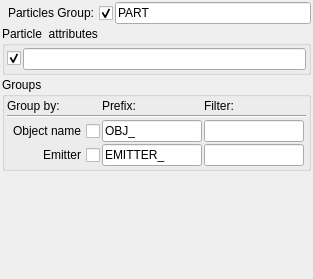
               <widget class="QWidget" name="scrollAreaWidgetContents_4">
                <property name="geometry">
                 <rect>
                  <x>0</x>
                  <y>0</y>
                  <width>313</width>
                  <height>279</height>
                 </rect>
                </property>
                <layout class="QVBoxLayout" name="verticalLayout_18">
                 <property name="spacing">
                  <number>2</number>
                 </property>
                 <property name="margin">
                  <number>2</number>
                 </property>
                 <item>
                  <layout class="QHBoxLayout" name="horizontalLayout_11">
                   <item>
                    <widget class="QCheckBox" name="partGroupEnable_cb">
                     <property name="toolTip">
                      <string>&lt;!DOCTYPE HTML PUBLIC &quot;-//W3C//DTD HTML 4.0//EN&quot; &quot;http://www.w3.org/TR/REC-html40/strict.dtd&quot;&gt;
&lt;html&gt;&lt;head&gt;&lt;meta name=&quot;qrichtext&quot; content=&quot;1&quot; /&gt;&lt;style type=&quot;text/css&quot;&gt;
p, li { white-space: pre-wrap; }
&lt;/style&gt;&lt;/head&gt;&lt;body style=&quot; font-family:'MS Shell Dlg 2'; font-size:8.25pt; font-weight:400; font-style:normal;&quot;&gt;
&lt;p style=&quot; margin-top:0px; margin-bottom:0px; margin-left:0px; margin-right:0px; -qt-block-indent:0; text-indent:0px;&quot;&gt;&lt;span style=&quot; font-size:8pt;&quot;&gt;Enable/disable global Particles group&lt;/span&gt;&lt;/p&gt;&lt;/body&gt;&lt;/html&gt;</string>
                     </property>
                     <property name="layoutDirection">
                      <enum>Qt::RightToLeft</enum>
                     </property>
                     <property name="text">
                      <string>Particles Group:</string>
                     </property>
                     <property name="checked">
                      <bool>true</bool>
                     </property>
                    </widget>
                   </item>
                   <item>
                    <widget class="QLineEdit" name="expParticlesGlobalGroupName_le">
                     <property name="toolTip">
                      <string>Main particles group name</string>
                     </property>
                     <property name="text">
                      <string>PART</string>
                     </property>
                    </widget>
                   </item>
                  </layout>
                 </item>
                 <item>
                  <widget class="QGroupBox" name="groupBox_4">
                   <property name="title">
                    <string>Particle  attributes</string>
                   </property>
                   <layout class="QGridLayout" name="gridLayout_6">
                    <property name="margin">
                     <number>2</number>
                    </property>
                    <property name="spacing">
                     <number>2</number>
                    </property>
                    <item row="0" column="0">
                     <widget class="QCheckBox" name="customAttr_cb">
                      <property name="toolTip">
                       <string>Enable\ disable export custom attributes</string>
                      </property>
                      <property name="layoutDirection">
                       <enum>Qt::RightToLeft</enum>
                      </property>
                      <property name="text">
                       <string/>
                      </property>
                      <property name="checked">
                       <bool>true</bool>
                      </property>
                     </widget>
                    </item>
                    <item row="0" column="1">
                     <widget class="QLineEdit" name="customAttr_le">
                      <property name="toolTip">
                       <string>&lt;!DOCTYPE HTML PUBLIC &quot;-//W3C//DTD HTML 4.0//EN&quot; &quot;http://www.w3.org/TR/REC-html40/strict.dtd&quot;&gt;
&lt;html&gt;&lt;head&gt;&lt;meta name=&quot;qrichtext&quot; content=&quot;1&quot; /&gt;&lt;style type=&quot;text/css&quot;&gt;
p, li { white-space: pre-wrap; }
&lt;/style&gt;&lt;/head&gt;&lt;body style=&quot; font-family:'MS Shell Dlg 2'; font-size:8.25pt; font-weight:400; font-style:normal;&quot;&gt;
&lt;p style=&quot; margin-top:0px; margin-bottom:0px; margin-left:0px; margin-right:0px; -qt-block-indent:0; text-indent:0px;&quot;&gt;&lt;span style=&quot; font-size:8pt;&quot;&gt;Export custom attrubutes from shape, transform or particles (per particle attributes)&lt;/span&gt;&lt;/p&gt;
&lt;p style=&quot; margin-top:0px; margin-bottom:0px; margin-left:0px; margin-right:0px; -qt-block-indent:0; text-indent:0px;&quot;&gt;&lt;span style=&quot; font-size:8pt;&quot;&gt;Names must be separated by a space. &lt;/span&gt;&lt;span style=&quot; font-size:8pt;&quot;&gt;In brackets, you can specify a default value.&lt;/span&gt;&lt;span style=&quot; font-size:8pt;&quot;&gt; &lt;/span&gt;&lt;/p&gt;
&lt;p style=&quot; margin-top:0px; margin-bottom:0px; margin-left:0px; margin-right:0px; -qt-block-indent:0; text-indent:0px;&quot;&gt;&lt;span style=&quot; font-size:8pt; font-weight:600;&quot;&gt;Example: &lt;/span&gt;&lt;/p&gt;
&lt;p style=&quot; margin-top:0px; margin-bottom:0px; margin-left:0px; margin-right:0px; -qt-block-indent:0; text-indent:0px;&quot;&gt;&lt;span style=&quot; font-size:8pt;&quot;&gt;float - &lt;/span&gt;&lt;span style=&quot; font-size:8pt; font-style:italic;&quot;&gt;raduisPP(1)&lt;/span&gt;&lt;/p&gt;
&lt;p style=&quot; margin-top:0px; margin-bottom:0px; margin-left:0px; margin-right:0px; -qt-block-indent:0; text-indent:0px;&quot;&gt;&lt;span style=&quot; font-size:8pt;&quot;&gt;vector - &lt;/span&gt;&lt;span style=&quot; font-size:8pt; font-style:italic;&quot;&gt;rgbPP(1)&lt;/span&gt;&lt;span style=&quot; font-size:8pt;&quot;&gt; &lt;/span&gt;&lt;/p&gt;
&lt;p style=&quot; margin-top:0px; margin-bottom:0px; margin-left:0px; margin-right:0px; -qt-block-indent:0; text-indent:0px;&quot;&gt;&lt;span style=&quot; font-size:8pt;&quot;&gt;Value  will be automatically converted into a vector if need.&lt;/span&gt;&lt;/p&gt;&lt;/body&gt;&lt;/html&gt;</string>
                      </property>
                      <property name="text">
                       <string/>
                      </property>
                     </widget>
                    </item>
                   </layout>
                  </widget>
                 </item>
                 <item>
                  <widget class="QGroupBox" name="groupBox_3">
                   <property name="title">
                    <string>Groups</string>
                   </property>
                   <layout class="QGridLayout" name="gridLayout_2">
                    <property name="margin">
                     <number>2</number>
                    </property>
                    <property name="spacing">
                     <number>2</number>
                    </property>
                    <item row="2" column="0">
                     <widget class="QCheckBox" name="byPartObj_cb">
                      <property name="toolTip">
                       <string>&lt;!DOCTYPE HTML PUBLIC &quot;-//W3C//DTD HTML 4.0//EN&quot; &quot;http://www.w3.org/TR/REC-html40/strict.dtd&quot;&gt;
&lt;html&gt;&lt;head&gt;&lt;meta name=&quot;qrichtext&quot; content=&quot;1&quot; /&gt;&lt;style type=&quot;text/css&quot;&gt;
p, li { white-space: pre-wrap; }
&lt;/style&gt;&lt;/head&gt;&lt;body style=&quot; font-family:'MS Shell Dlg 2'; font-size:8.25pt; font-weight:400; font-style:normal;&quot;&gt;
&lt;p style=&quot; margin-top:0px; margin-bottom:0px; margin-left:0px; margin-right:0px; -qt-block-indent:0; text-indent:0px;&quot;&gt;&lt;span style=&quot; font-size:8pt;&quot;&gt;Create point groups by objects name (particle system)&lt;/span&gt;&lt;/p&gt;
&lt;p style=&quot; margin-top:0px; margin-bottom:0px; margin-left:0px; margin-right:0px; -qt-block-indent:0; text-indent:0px;&quot;&gt;&lt;span style=&quot; font-size:8pt;&quot;&gt;&amp;lt;prefix&amp;gt;&amp;lt;nodeName&amp;gt;&lt;/span&gt;&lt;/p&gt;&lt;/body&gt;&lt;/html&gt;</string>
                      </property>
                      <property name="layoutDirection">
                       <enum>Qt::RightToLeft</enum>
                      </property>
                      <property name="text">
                       <string>Object name</string>
                      </property>
                     </widget>
                    </item>
                    <item row="3" column="0">
                     <widget class="QCheckBox" name="byEmit_cb">
                      <property name="toolTip">
                       <string>&lt;!DOCTYPE HTML PUBLIC &quot;-//W3C//DTD HTML 4.0//EN&quot; &quot;http://www.w3.org/TR/REC-html40/strict.dtd&quot;&gt;
&lt;html&gt;&lt;head&gt;&lt;meta name=&quot;qrichtext&quot; content=&quot;1&quot; /&gt;&lt;style type=&quot;text/css&quot;&gt;
p, li { white-space: pre-wrap; }
&lt;/style&gt;&lt;/head&gt;&lt;body style=&quot; font-family:'MS Shell Dlg 2'; font-size:8.25pt; font-weight:400; font-style:normal;&quot;&gt;
&lt;p style=&quot; margin-top:0px; margin-bottom:0px; margin-left:0px; margin-right:0px; -qt-block-indent:0; text-indent:0px;&quot;&gt;&lt;span style=&quot; font-size:8pt;&quot;&gt;Create point groups by emitter name&lt;/span&gt;&lt;/p&gt;
&lt;p style=&quot; margin-top:0px; margin-bottom:0px; margin-left:0px; margin-right:0px; -qt-block-indent:0; text-indent:0px;&quot;&gt;&lt;span style=&quot; font-size:8pt;&quot;&gt;&amp;lt;prefix&amp;gt;&amp;lt;nodeName&amp;gt;&lt;/span&gt;&lt;/p&gt;&lt;/body&gt;&lt;/html&gt;</string>
                      </property>
                      <property name="layoutDirection">
                       <enum>Qt::RightToLeft</enum>
                      </property>
                      <property name="text">
                       <string>Emitter</string>
                      </property>
                     </widget>
                    </item>
                    <item row="0" column="0">
                     <widget class="QLabel" name="label_12">
                      <property name="text">
                       <string>Group by:</string>
                      </property>
                     </widget>
                    </item>
                    <item row="1" column="0" colspan="4">
                     <widget class="Line" name="line_6">
                      <property name="orientation">
                       <enum>Qt::Horizontal</enum>
                      </property>
                     </widget>
                    </item>
                    <item row="2" column="2">
                     <widget class="QLineEdit" name="byPartObj_le">
                      <property name="toolTip">
                       <string>Object name filter</string>
                      </property>
                      <property name="text">
                       <string/>
                      </property>
                     </widget>
                    </item>
                    <item row="0" column="2">
                     <widget class="QLabel" name="label_14">
                      <property name="text">
                       <string>Filter:</string>
                      </property>
                     </widget>
                    </item>
                    <item row="3" column="2">
                     <widget class="QLineEdit" name="byEmit_le">
                      <property name="toolTip">
                       <string>Emitter name filter</string>
                      </property>
                      <property name="text">
                       <string/>
                      </property>
                     </widget>
                    </item>
                    <item row="2" column="1">
                     <widget class="QLineEdit" name="byPartObjPref_le">
                      <property name="toolTip">
                       <string>Object group prefix</string>
                      </property>
                      <property name="text">
                       <string>OBJ_</string>
                      </property>
                     </widget>
                    </item>
                    <item row="3" column="1">
                     <widget class="QLineEdit" name="byEmitPref_le">
                      <property name="toolTip">
                       <string>Emitter group prefix</string>
                      </property>
                      <property name="text">
                       <string>EMITTER_</string>
                      </property>
                     </widget>
                    </item>
                    <item row="0" column="1">
                     <widget class="QLabel" name="label_13">
                      <property name="text">
                       <string>Prefix:</string>
                      </property>
                     </widget>
                    </item>
                   </layout>
                  </widget>
                 </item>
                 <item>
                  <spacer name="verticalSpacer_2">
                   <property name="orientation">
                    <enum>Qt::Vertical</enum>
                   </property>
                   <property name="sizeHint" stdset="0">
                    <size>
                     <width>20</width>
                     <height>40</height>
                    </size>
                   </property>
                  </spacer>
                 </item>
                </layout>
               </widget>
